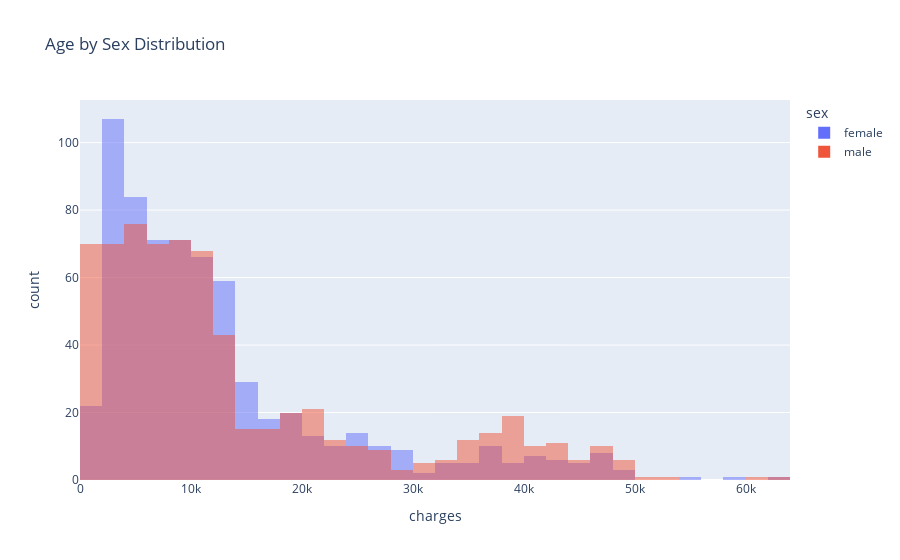

Notebook code for this chart:
### Code cell
# plot age distribution by sex

fig = px.histogram(data, x='charges', color='sex', barmode='overlay', title='Age by Sex Distribution')
fig.show()

### Figure 1 — Plotly figure (JSON) as saved in the notebook; plotly's stock layout.template omitted (floating-point values rounded to 4 significant figures; data arrays with more than 128 entries replaced by an {"elided": "..."} marker saying what was removed)
{"data": [{"alignmentgroup": "True", "bingroup": "x", "hovertemplate": "sex=female<br>charges=%{x}<br>count=%{y}<extra></extra>", "legendgroup": "female", "marker": {"color": "#636efa", "opacity": 0.5, "pattern": {"shape": ""}}, "name": "female", "offsetgroup": "female", "orientation": "v", "showlegend": true, "type": "histogram", "x": {"elided": "662 float values"}, "xaxis": "x", "yaxis": "y"}, {"alignmentgroup": "True", "bingroup": "x", "hovertemplate": "sex=male<br>charges=%{x}<br>count=%{y}<extra></extra>", "legendgroup": "male", "marker": {"color": "#EF553B", "opacity": 0.5, "pattern": {"shape": ""}}, "name": "male", "offsetgroup": "male", "orientation": "v", "showlegend": true, "type": "histogram", "x": {"elided": "676 float values"}, "xaxis": "x", "yaxis": "y"}], "layout": {"barmode": "overlay", "legend": {"title": {"text": "sex"}, "tracegroupgap": 0}, "title": {"text": "Age by Sex Distribution"}, "xaxis": {"anchor": "y", "domain": [0, 1], "title": {"text": "charges"}}, "yaxis": {"anchor": "x", "domain": [0, 1], "title": {"text": "count"}}}}
